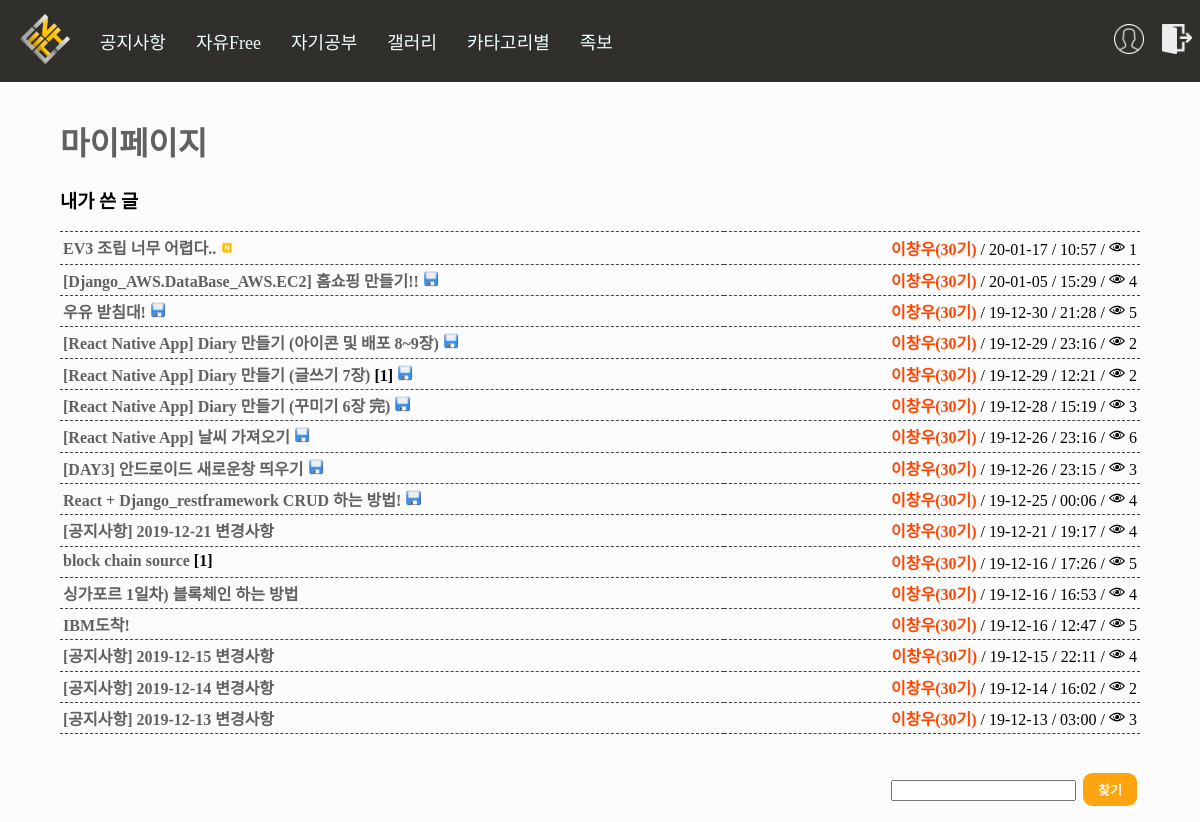
Page /account/myboard/ (signed in) on the earlier database version.
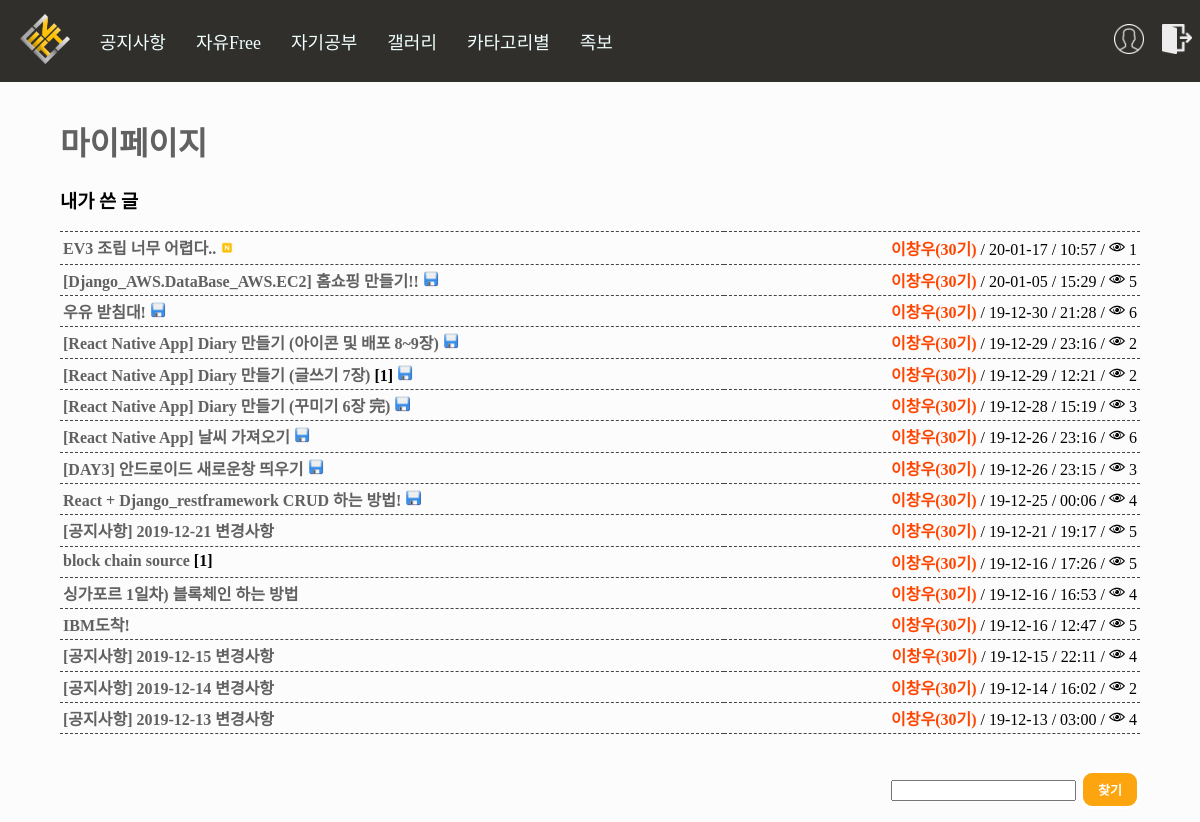
Same page on the later database version.
### board/models.py (models this page shows, shortened)
class Board(models.Model):
    Title = models.CharField(max_length=50) #제목
    Body = models.TextField() #내용
    Created_at = models.DateTimeField(auto_now_add=True) #생성 일자 및 시간
    Updated_at = models.DateTimeField(auto_now=True) #수정 일자 및 시간
    Author = models.CharField(max_length=13) #글쓴이 아이디
    Category = models.CharField(max_length=13) #분류
    HowMuch = models.IntegerField() #조회수
    files=models.FileField(upload_to='files/', default='')
    images=models.FileField(upload_to='Sumnail/', default='')
    def get_generation(self): #이름을 나오게 하는데 예외처리 까지 적용 만약 탈퇴한 사람이면!! Id 가 나온다
        try:
            a = Profile.objects.get(user__username=self.Author)
            if a.UserType == "99":
                return "<span style='font-weight:bolder;color:orangered;'>"+a.Name+"("+a.Generation+"기)</span>"
            elif a.UserType == "98": #관리자 및 운영진
                return "<span style='font-weight:bolder;color:blue;'>"+a.Name+"("+a.Generation+"기)</span>"
            elif a.UserType == "3": #손님
                return "<span style='font-weight:bolder;color:darkviolet;'>"+a.Name+"("+a.Generation+"기)</span>"
            else: #일반 사용자
                return "<span style='font-weight:bolder;color:black;'>"+a.Name+"("+a.Generation+"기)</span>"
        except: #익명을 위해서 id나오게 삭제되니깐 이름은 알 수 없으므로...
            return "<span style='font-weight:bolder;color:grey;'>"+self.Author+"</span>"
    def new(self): #최신
        if self.Created_at > timezone.now() - datetime.timedelta(days=1):
            return "<img height='16px' src='/static/n.png'/>"
        else:  #하루 지나면 안 최신
            return ""
    def change(self): #최신
        if self.Updated_at > timezone.now() - datetime.timedelta(days=1):
            return "<img height='16px' src='/static/c.png'/>"
        else:  #하루 지나면 안 최신
            return ""
    def file_icon(self): #최신
        if len(self.files.name) > 5: #5글자 이상일경우로 했음!! 그러면 당연히 5글자 이상 아닌게 없을 것임!
            return "<img height='16px' src='/static/file.png'/>"
        else:  #하루 지나면 안 최신
            return ""
    def howmanycomment(self):
        a = Comment.objects.filter(Article=self.id).count()
        b = str('[') + str(a) + str(']')
        if a:
            return b
        else:
            return ""
    def howmanyhit(self):
        a = Hittimecount.objects.get(Article=self.id)
        if a:
            return str("<img height='16px' src='/static/eye.png'/> ") + str(a.HowMuch)

class Hittimecount(models.Model):
    Article = models.ForeignKey(Board, on_delete=models.CASCADE)
    HowMuch = models.IntegerField() #조회수

### account/models.py (models this page shows, shortened)
class Profile(models.Model):
    user = models.OneToOneField(User, on_delete=models.CASCADE) #1대1 조인
    Name = models.TextField(max_length=10) #이름
    UserNumber = models.IntegerField() #학번
    Phone = models.CharField(max_length=13) #전화번호
    UserType = models.CharField(max_length=13) #권한
    Generation = models.CharField(max_length=13) #기수

### account/views.py (the view)
# urls.py: path('myboard/', views.myboard, name='myboard'),
@login_required(login_url='/account/login/')
def myboard(request):
    my_b = Board.objects.filter(Author=request.user).order_by('-Created_at')
    if request.method == "POST":
        find_select = request.POST.get('find_select')
        my_b = Board.objects.filter(Author=request.user, Title__contains=find_select).order_by('-Created_at')
        pass
    paginator = Paginator(my_b,16) #페이지네이션 만들기
    page = request.GET.get('page') #페이지네이션 만들기
    posts = paginator.get_page(page) #페이지네이션 만들기
    request.session['location'] = 'myboard' #내 위치 알기 위해서 삭제한후 다시 돌아가기 위해서
    return render(request, "myboard.html", {'posts':posts, 'my_b':my_b})

### account/templates/myboard.html (shortened to what this page needs)
{%extends 'base.html'%}
{%load staticfiles%}
{%block contents%}
<div style="margin:3% 5%; height:55%;">
    <h1><a href="../mypage/">마이페이지</a></h1>
    <h3>내가 쓴 글</h3>
    <table style="width: 100%;border-top: 1px dashed #444444;border-collapse: collapse;">
        {%for a in posts%}
        <tr>
            <td style="border-bottom: 1px dashed #444444;padding:3px;"><a href="/board/detail/{{a.id}}">{{a.Title}}</a> <b>{{a.howmanycomment}}</b>
            {{a.file_icon|safe}}
            {%if a.new == "" %}
            </td>
            {%else%}
            <span style="vertical-align:middle">{{a.new|safe}}</span></td>
            {%endif%}
            <td style="border-bottom: 1px dashed #444444;padding:3px;"><div style="float:right;">
                {{a.get_generation|safe}} / {{a.Created_at|date:"y-m-d"}} / {{a.Created_at|time:"H:i"}} /
                {%if a.howmanyhit %}
                {{a.howmanyhit|safe}}
                {%else%}
                <img style="width:16px;height:16px;" src="{%static 'eye.png'%}"/> 0
                {%endif%}
            </div><br></td>
        </tr>
        {%endfor%}
    </table>
    <br>
            {% load el_pagination_tags %}
    <br>
    <form method="POST" action="{%url 'myboard'%}">
            <div style="float:right">
            <input type="text" name="find_select">
            <input name="get_find" class="button write_button" type="submit" value="찾기"/>
            </div>
        </form>
    <br><br><br>
    </div>
    {%endblock%}

Differences in the rows shown:
changed through a linked row, Board "[Django_AWS.DataBase_AWS.EC2] 홈쇼핑 만들기!!": howmanyhit "4" → "5"
changed through a linked row, Board "우유 받침대!": howmanyhit "5" → "6"
changed through a linked row, Board "[공지사항] 2019-12-21 변경사항": howmanyhit "4" → "5"
changed through a linked row, Board "[공지사항] 2019-12-13 변경사항": howmanyhit "3" → "4"
